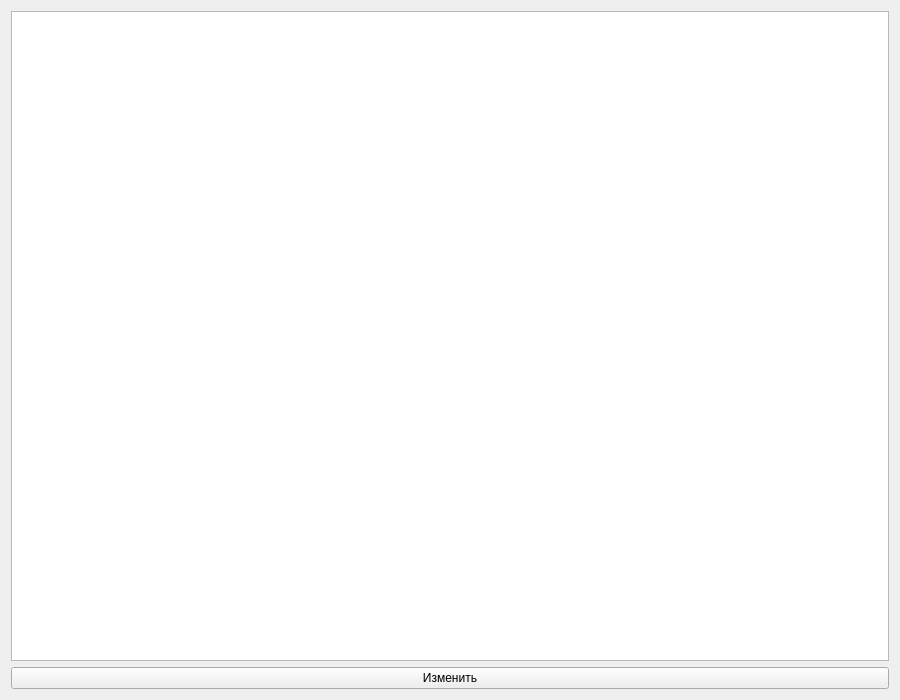
<?xml version="1.0" encoding="UTF-8"?>
<ui version="4.0">
 <class>Form</class>
 <widget class="QWidget" name="Form">
  <property name="geometry">
   <rect>
    <x>0</x>
    <y>0</y>
    <width>900</width>
    <height>700</height>
   </rect>
  </property>
  <property name="sizePolicy">
   <sizepolicy hsizetype="Preferred" vsizetype="Preferred">
    <horstretch>0</horstretch>
    <verstretch>0</verstretch>
   </sizepolicy>
  </property>
  <property name="windowTitle">
   <string>Form</string>
  </property>
  <layout class="QVBoxLayout" name="verticalLayout">
   <item>
    <widget class="QTableView" name="view"/>
   </item>
   <item>
    <widget class="QPushButton" name="btn">
     <property name="text">
      <string>Изменить</string>
     </property>
    </widget>
   </item>
  </layout>
 </widget>
 <resources/>
 <connections/>
</ui>
